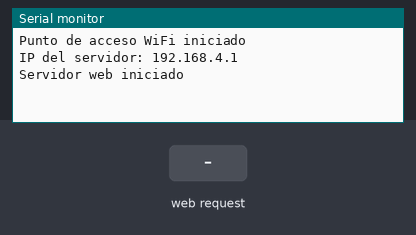
This sketch was run on a simulated ESP32. Shown: the last lines printed to the serial monitor. Inputs (shaded band) come from the test bench. Uploads are accepted with an empty reply.

Above: at 1.2 s.
1.3 s: HTTP request GET /register received
At 1.46 s:
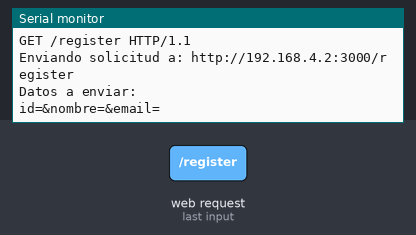
At 2.1 s:
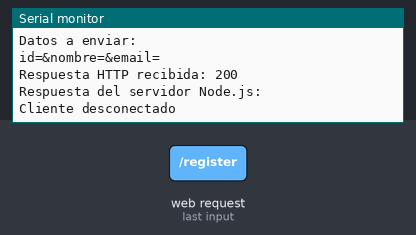

The sketch:

arduino.ino
```cpp
#include <WiFi.h>
#include <HTTPClient.h>

const char* ssid = "AsistenciaESP32";
const char* password = "contrasenia123";
const char* serverAddress = "http://192.168.4.2:3000/register";

WiFiServer server(80);

void setup() {
    Serial.begin(115200);

    // Configurar WiFi del ESP32 en modo AP
    WiFi.mode(WIFI_AP);
    WiFi.softAP(ssid, password);

    Serial.println("Punto de acceso WiFi iniciado");
    Serial.print("IP del servidor: ");
    Serial.println(WiFi.softAPIP());

    server.begin();
    Serial.println("Servidor web iniciado");
}

void loop() {
    WiFiClient client = server.available();

    if (client) {
        Serial.println("Nuevo cliente conectado");

        // Esperar hasta que el cliente envíe una solicitud HTTP
        while (client.connected()) {
            if (client.available()) {
                String request = client.readStringUntil('\r');
                Serial.println(request);

                // Esperar a que la solicitud HTTP esté completamente recibida
                if (request.indexOf("/register") != -1) {
                    // Extraer el ID del alumno del cuerpo de la solicitud
                    String alumnoId = obtenerParametro(request, "id");
                    String nombre = obtenerParametro(request, "name");
                    String email = obtenerParametro(request, "email");

                    // Enviar solicitud al servidor Node.js
                    int responseCode = enviarRegistroAlServidor(alumnoId, nombre, email);

                    // Enviar respuesta al cliente (HTML)
                    String html = generarHTML(responseCode);
                    client.println("HTTP/1.1 200 OK");
                    client.println("Content-Type: text/html");
                    client.println();
                    client.println(html);

                    delay(100);
                    client.stop();
                    Serial.println("Cliente desconectado");
                    break;
                }
            }
        }
    }
}

String obtenerParametro(String request, String parametro) {
    int inicio = request.indexOf(parametro + "=");
    if (inicio == -1) return "";

    inicio += parametro.length() + 1;
    int fin = request.indexOf("&", inicio);
    if (fin == -1) fin = request.indexOf(" ", inicio);
    return request.substring(inicio, fin);
}

int enviarRegistroAlServidor(String alumnoId, String nombre, String email) {
    HTTPClient http;
    String url = serverAddress;

    // Construir datos a enviar
    String postData = "id=" + alumnoId + "&nombre=" + nombre + "&email=" + email;

    Serial.print("Enviando solicitud a: ");
    Serial.println(url);
    Serial.println("Datos a enviar:");
    Serial.println(postData);

    http.begin(url);
    http.addHeader("Content-Type", "application/x-www-form-urlencoded");

    int httpResponseCode = http.POST(postData);

    if (httpResponseCode > 0) {
        Serial.print("Respuesta HTTP recibida: ");
        Serial.println(httpResponseCode);
        String response = http.getString();
        Serial.println("Respuesta del servidor Node.js:");
        Serial.println(response);

        if (httpResponseCode == HTTP_CODE_OK) {
            return 200;
        } else if (httpResponseCode == HTTP_CODE_NOT_FOUND) {
            return 404;
        } else if (httpResponseCode == HTTP_CODE_FORBIDDEN) {
            return 403;
        } else {
            return httpResponseCode;
        }
    } else {
        Serial.print("Error en la solicitud HTTP: ");
        Serial.println(httpResponseCode);
        return httpResponseCode;
    }

    http.end();
}

String generarHTML(int responseCode) {
    String html = "<!DOCTYPE html><html lang='en'><head><meta charset='UTF-8'>";
    html += "<meta name='viewport' content='width=device-width, initial-scale=1.0'>";
    html += "<title>Estado de Registro</title>";
    html += "<style>body { font-family: Arial, sans-serif; background-color: #f4f4f9; display: flex; justify-content: center; align-items: center; height: 100vh; margin: 0; }";
    html += ".container { background-color: #fff; padding: 30px; border-radius: 10px; box-shadow: 0 4px 8px rgba(0,0,0,0.1); text-align: center; }";
    html += "h1 { color: #333; } p { color: #666; font-size: 18px; }</style></head>";
    html += "<body><div class='container'>";

    if (responseCode == 200) {
        html += "<h1>Registro Completado</h1><p>El ID del alumno ha sido registrado exitosamente.</p>";
    } else if (responseCode == 403) {
        html += "<h1>Error</h1><p>Código de alumno no encontrado.</p>";
    } else {
        html += "<h1>Error</h1><p>Error en la solicitud.</p>";
    }

    html += "</div></body></html>";
    return html;
}
```

Measured:
- after the input at 1.3 s, the serial monitor: prints a new line at once (image 1)
